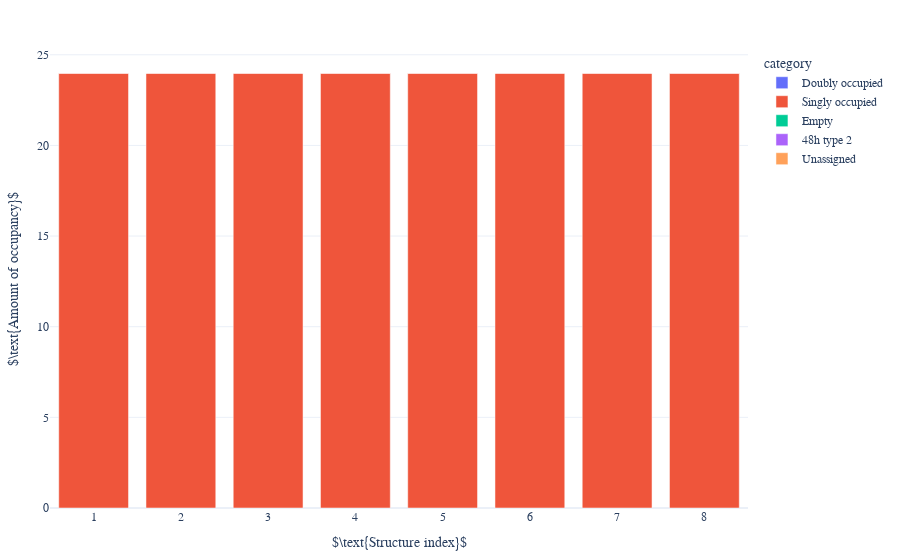
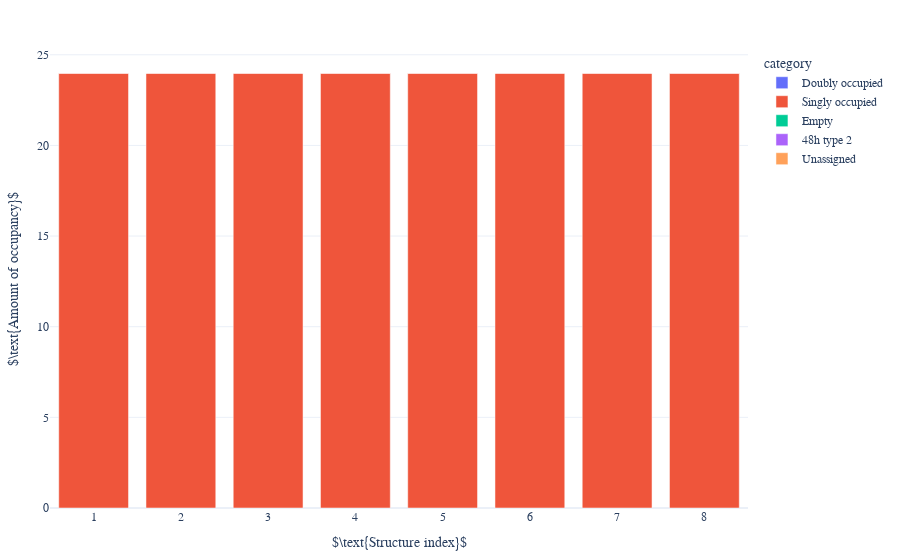
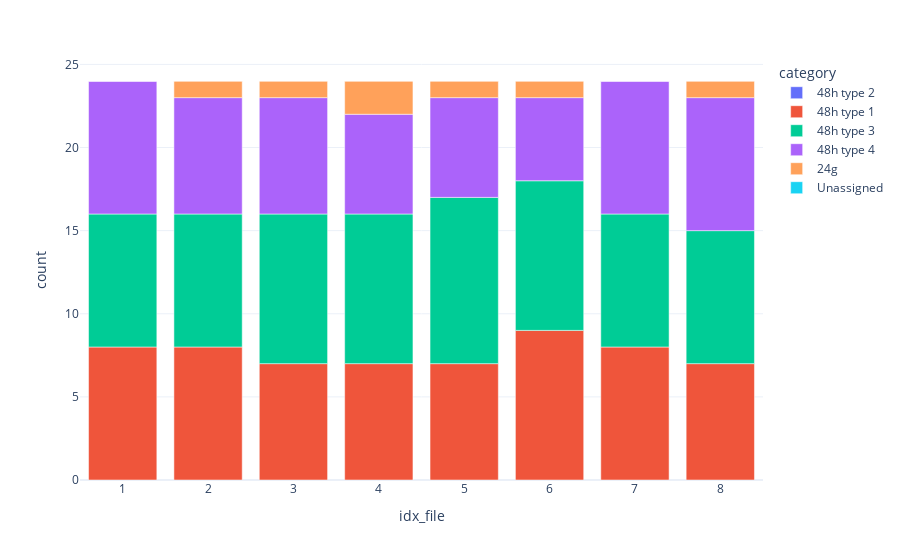
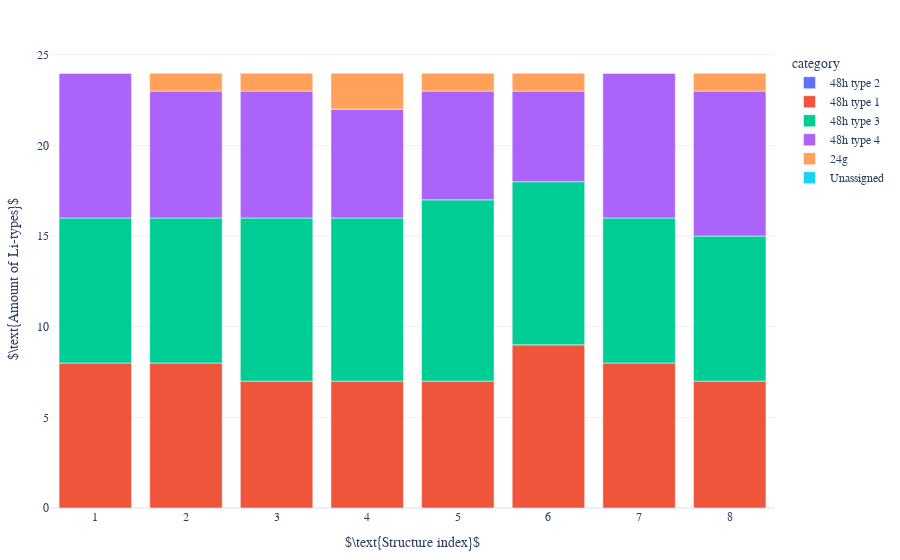

The notebook cell saved with these charts, in order:
### Code cell
dataframe = df_mapping_metainfo
sorted = "False"

move_by_occupancy.get_occupancy(dataframe, coor_ref_structure_48n24_expanded, tuple_cage_metainfo, el = "Li")
df_occupancy_strict = movement.plot_occupancy(dataframe, sorted, direc_restructure_destination, litype, activate_shiftby1_idxfile=True, strict_count=True)
df_occupancy = movement.plot_occupancy(dataframe, sorted, direc_restructure_destination, litype, activate_shiftby1_idxfile=True, strict_count=False)

move_by_tuple_cage.get_complete_closest_tuple_cage(dataframe, tuple_cage_metainfo, coor_48htype2_metainfo)
# weighing_movement(dataframe, litype)
# df_weighted = tuple_cage.get_df_movement(dataframe, to_plot = 'weight')
# # Plot.Movement.Distance.plot_distance(df_weighted, max_mapping_radius, Li_idxs="all")
# Plot.Movement.Distance.plot_distance(df_weighted, max_mapping_radius, activate_shifting_x = False, activate_diameter_line=False, Li_idxs='all')

labelling.get_amount_type(dataframe, litype, el = "Li")
# df_amount_type = mapping_labelling.plot_amount_type(dataframe, litype, el, style, category_labels)
df_amount_type = mapping_labelling.get_df_amount_type(dataframe, litype, el = "Li")
mapping_labelling.plot_amount_type(df_amount_type, sorted, direc_restructure_destination, litype, activate_shiftby1_idxfile=True, style = "bar")
print(df_amount_type.sum())

### Figure 1 — Plotly figure (JSON) as saved in the notebook; plotly's stock layout.template omitted (floating-point values rounded to 4 significant figures)
{"data": [{"alignmentgroup": "True", "hovertemplate": "category=Doubly occupied<br>idx_file=%{x}<br>count=%{y}<extra></extra>", "legendgroup": "Doubly occupied", "marker": {"color": "#636efa", "pattern": {"shape": ""}}, "name": "Doubly occupied", "offsetgroup": "Doubly occupied", "orientation": "v", "showlegend": true, "textposition": "auto", "type": "bar", "x": [1, 2, 3, 4, 5, 6, 7, 8], "xaxis": "x", "y": [0, 0, 0, 0, 0, 0, 0, 0], "yaxis": "y"}, {"alignmentgroup": "True", "hovertemplate": "category=Singly occupied<br>idx_file=%{x}<br>count=%{y}<extra></extra>", "legendgroup": "Singly occupied", "marker": {"color": "#EF553B", "pattern": {"shape": ""}}, "name": "Singly occupied", "offsetgroup": "Singly occupied", "orientation": "v", "showlegend": true, "textposition": "auto", "type": "bar", "x": [1, 2, 3, 4, 5, 6, 7, 8], "xaxis": "x", "y": [24, 24, 24, 24, 24, 24, 24, 24], "yaxis": "y"}, {"alignmentgroup": "True", "hovertemplate": "category=Empty<br>idx_file=%{x}<br>count=%{y}<extra></extra>", "legendgroup": "Empty", "marker": {"color": "#00cc96", "pattern": {"shape": ""}}, "name": "Empty", "offsetgroup": "Empty", "orientation": "v", "showlegend": true, "textposition": "auto", "type": "bar", "x": [1, 2, 3, 4, 5, 6, 7, 8], "xaxis": "x", "y": [0, 0, 0, 0, 0, 0, 0, 0], "yaxis": "y"}, {"alignmentgroup": "True", "hovertemplate": "category=48h type 2<br>idx_file=%{x}<br>count=%{y}<extra></extra>", "legendgroup": "48h type 2", "marker": {"color": "#ab63fa", "pattern": {"shape": ""}}, "name": "48h type 2", "offsetgroup": "48h type 2", "orientation": "v", "showlegend": true, "textposition": "auto", "type": "bar", "x": [1, 2, 3, 4, 5, 6, 7, 8], "xaxis": "x", "y": [0, 0, 0, 0, 0, 0, 0, 0], "yaxis": "y"}, {"alignmentgroup": "True", "hovertemplate": "category=Unassigned<br>idx_file=%{x}<br>count=%{y}<extra></extra>", "legendgroup": "Unassigned", "marker": {"color": "#FFA15A", "pattern": {"shape": ""}}, "name": "Unassigned", "offsetgroup": "Unassigned", "orientation": "v", "showlegend": true, "textposition": "auto", "type": "bar", "x": [1, 2, 3, 4, 5, 6, 7, 8], "xaxis": "x", "y": [0, 0, 0, 0, 0, 0, 0, 0], "yaxis": "y"}], "layout": {"barmode": "relative", "font": {"family": "serif", "size": 12}, "legend": {"title": {"text": "category"}, "tracegroupgap": 0}, "margin": {"b": 50, "l": 20, "r": 20, "t": 50}, "xaxis": {"anchor": "y", "domain": [0, 1], "title": {"text": "$\\text{Structure index}$"}}, "yaxis": {"anchor": "x", "domain": [0, 1], "title": {"text": "$\\text{Amount of occupancy}$"}}}}

### Figure 2 — Plotly figure (JSON) as saved in the notebook; plotly's stock layout.template omitted (floating-point values rounded to 4 significant figures)
{"data": [{"alignmentgroup": "True", "hovertemplate": "category=Doubly occupied<br>idx_file=%{x}<br>count=%{y}<extra></extra>", "legendgroup": "Doubly occupied", "marker": {"color": "#636efa", "pattern": {"shape": ""}}, "name": "Doubly occupied", "offsetgroup": "Doubly occupied", "orientation": "v", "showlegend": true, "textposition": "auto", "type": "bar", "x": [1, 2, 3, 4, 5, 6, 7, 8], "xaxis": "x", "y": [0, 0, 0, 0, 0, 0, 0, 0], "yaxis": "y"}, {"alignmentgroup": "True", "hovertemplate": "category=Singly occupied<br>idx_file=%{x}<br>count=%{y}<extra></extra>", "legendgroup": "Singly occupied", "marker": {"color": "#EF553B", "pattern": {"shape": ""}}, "name": "Singly occupied", "offsetgroup": "Singly occupied", "orientation": "v", "showlegend": true, "textposition": "auto", "type": "bar", "x": [1, 2, 3, 4, 5, 6, 7, 8], "xaxis": "x", "y": [24, 24, 24, 24, 24, 24, 24, 24], "yaxis": "y"}, {"alignmentgroup": "True", "hovertemplate": "category=Empty<br>idx_file=%{x}<br>count=%{y}<extra></extra>", "legendgroup": "Empty", "marker": {"color": "#00cc96", "pattern": {"shape": ""}}, "name": "Empty", "offsetgroup": "Empty", "orientation": "v", "showlegend": true, "textposition": "auto", "type": "bar", "x": [1, 2, 3, 4, 5, 6, 7, 8], "xaxis": "x", "y": [0, 0, 0, 0, 0, 0, 0, 0], "yaxis": "y"}, {"alignmentgroup": "True", "hovertemplate": "category=48h type 2<br>idx_file=%{x}<br>count=%{y}<extra></extra>", "legendgroup": "48h type 2", "marker": {"color": "#ab63fa", "pattern": {"shape": ""}}, "name": "48h type 2", "offsetgroup": "48h type 2", "orientation": "v", "showlegend": true, "textposition": "auto", "type": "bar", "x": [1, 2, 3, 4, 5, 6, 7, 8], "xaxis": "x", "y": [0, 0, 0, 0, 0, 0, 0, 0], "yaxis": "y"}, {"alignmentgroup": "True", "hovertemplate": "category=Unassigned<br>idx_file=%{x}<br>count=%{y}<extra></extra>", "legendgroup": "Unassigned", "marker": {"color": "#FFA15A", "pattern": {"shape": ""}}, "name": "Unassigned", "offsetgroup": "Unassigned", "orientation": "v", "showlegend": true, "textposition": "auto", "type": "bar", "x": [1, 2, 3, 4, 5, 6, 7, 8], "xaxis": "x", "y": [0, 0, 0, 0, 0, 0, 0, 0], "yaxis": "y"}], "layout": {"barmode": "relative", "font": {"family": "serif", "size": 12}, "legend": {"title": {"text": "category"}, "tracegroupgap": 0}, "margin": {"b": 50, "l": 20, "r": 20, "t": 50}, "xaxis": {"anchor": "y", "domain": [0, 1], "title": {"text": "$\\text{Structure index}$"}}, "yaxis": {"anchor": "x", "domain": [0, 1], "title": {"text": "$\\text{Amount of occupancy}$"}}}}

### Figure 3 — Plotly figure (JSON) as saved in the notebook; plotly's stock layout.template omitted (floating-point values rounded to 4 significant figures)
{"data": [{"alignmentgroup": "True", "hovertemplate": "category=48h type 2<br>idx_file=%{x}<br>count=%{y}<extra></extra>", "legendgroup": "48h type 2", "marker": {"color": "#636efa", "pattern": {"shape": ""}}, "name": "48h type 2", "offsetgroup": "48h type 2", "orientation": "v", "showlegend": true, "textposition": "auto", "type": "bar", "x": [1, 2, 3, 4, 5, 6, 7, 8], "xaxis": "x", "y": [0, 0, 0, 0, 0, 0, 0, 0], "yaxis": "y"}, {"alignmentgroup": "True", "hovertemplate": "category=48h type 1<br>idx_file=%{x}<br>count=%{y}<extra></extra>", "legendgroup": "48h type 1", "marker": {"color": "#EF553B", "pattern": {"shape": ""}}, "name": "48h type 1", "offsetgroup": "48h type 1", "orientation": "v", "showlegend": true, "textposition": "auto", "type": "bar", "x": [1, 2, 3, 4, 5, 6, 7, 8], "xaxis": "x", "y": [8, 8, 7, 7, 7, 9, 8, 7], "yaxis": "y"}, {"alignmentgroup": "True", "hovertemplate": "category=48h type 3<br>idx_file=%{x}<br>count=%{y}<extra></extra>", "legendgroup": "48h type 3", "marker": {"color": "#00cc96", "pattern": {"shape": ""}}, "name": "48h type 3", "offsetgroup": "48h type 3", "orientation": "v", "showlegend": true, "textposition": "auto", "type": "bar", "x": [1, 2, 3, 4, 5, 6, 7, 8], "xaxis": "x", "y": [8, 8, 9, 9, 10, 9, 8, 8], "yaxis": "y"}, {"alignmentgroup": "True", "hovertemplate": "category=48h type 4<br>idx_file=%{x}<br>count=%{y}<extra></extra>", "legendgroup": "48h type 4", "marker": {"color": "#ab63fa", "pattern": {"shape": ""}}, "name": "48h type 4", "offsetgroup": "48h type 4", "orientation": "v", "showlegend": true, "textposition": "auto", "type": "bar", "x": [1, 2, 3, 4, 5, 6, 7, 8], "xaxis": "x", "y": [8, 7, 7, 6, 6, 5, 8, 8], "yaxis": "y"}, {"alignmentgroup": "True", "hovertemplate": "category=24g<br>idx_file=%{x}<br>count=%{y}<extra></extra>", "legendgroup": "24g", "marker": {"color": "#FFA15A", "pattern": {"shape": ""}}, "name": "24g", "offsetgroup": "24g", "orientation": "v", "showlegend": true, "textposition": "auto", "type": "bar", "x": [1, 2, 3, 4, 5, 6, 7, 8], "xaxis": "x", "y": [0, 1, 1, 2, 1, 1, 0, 1], "yaxis": "y"}, {"alignmentgroup": "True", "hovertemplate": "category=Unassigned<br>idx_file=%{x}<br>count=%{y}<extra></extra>", "legendgroup": "Unassigned", "marker": {"color": "#19d3f3", "pattern": {"shape": ""}}, "name": "Unassigned", "offsetgroup": "Unassigned", "orientation": "v", "showlegend": true, "textposition": "auto", "type": "bar", "x": [1, 2, 3, 4, 5, 6, 7, 8], "xaxis": "x", "y": [0, 0, 0, 0, 0, 0, 0, 0], "yaxis": "y"}], "layout": {"barmode": "relative", "legend": {"title": {"text": "category"}, "tracegroupgap": 0}, "margin": {"t": 60}, "xaxis": {"anchor": "y", "domain": [0, 1], "title": {"text": "idx_file"}}, "yaxis": {"anchor": "x", "domain": [0, 1], "title": {"text": "count"}}}}

### Figure 4 — Plotly figure (JSON) as saved in the notebook; plotly's stock layout.template omitted (floating-point values rounded to 4 significant figures)
{"data": [{"alignmentgroup": "True", "hovertemplate": "category=48h type 2<br>idx_file=%{x}<br>count=%{y}<extra></extra>", "legendgroup": "48h type 2", "marker": {"color": "#636efa", "pattern": {"shape": ""}}, "name": "48h type 2", "offsetgroup": "48h type 2", "orientation": "v", "showlegend": true, "textposition": "auto", "type": "bar", "x": [1, 2, 3, 4, 5, 6, 7, 8], "xaxis": "x", "y": [0, 0, 0, 0, 0, 0, 0, 0], "yaxis": "y"}, {"alignmentgroup": "True", "hovertemplate": "category=48h type 1<br>idx_file=%{x}<br>count=%{y}<extra></extra>", "legendgroup": "48h type 1", "marker": {"color": "#EF553B", "pattern": {"shape": ""}}, "name": "48h type 1", "offsetgroup": "48h type 1", "orientation": "v", "showlegend": true, "textposition": "auto", "type": "bar", "x": [1, 2, 3, 4, 5, 6, 7, 8], "xaxis": "x", "y": [8, 8, 7, 7, 7, 9, 8, 7], "yaxis": "y"}, {"alignmentgroup": "True", "hovertemplate": "category=48h type 3<br>idx_file=%{x}<br>count=%{y}<extra></extra>", "legendgroup": "48h type 3", "marker": {"color": "#00cc96", "pattern": {"shape": ""}}, "name": "48h type 3", "offsetgroup": "48h type 3", "orientation": "v", "showlegend": true, "textposition": "auto", "type": "bar", "x": [1, 2, 3, 4, 5, 6, 7, 8], "xaxis": "x", "y": [8, 8, 9, 9, 10, 9, 8, 8], "yaxis": "y"}, {"alignmentgroup": "True", "hovertemplate": "category=48h type 4<br>idx_file=%{x}<br>count=%{y}<extra></extra>", "legendgroup": "48h type 4", "marker": {"color": "#ab63fa", "pattern": {"shape": ""}}, "name": "48h type 4", "offsetgroup": "48h type 4", "orientation": "v", "showlegend": true, "textposition": "auto", "type": "bar", "x": [1, 2, 3, 4, 5, 6, 7, 8], "xaxis": "x", "y": [8, 7, 7, 6, 6, 5, 8, 8], "yaxis": "y"}, {"alignmentgroup": "True", "hovertemplate": "category=24g<br>idx_file=%{x}<br>count=%{y}<extra></extra>", "legendgroup": "24g", "marker": {"color": "#FFA15A", "pattern": {"shape": ""}}, "name": "24g", "offsetgroup": "24g", "orientation": "v", "showlegend": true, "textposition": "auto", "type": "bar", "x": [1, 2, 3, 4, 5, 6, 7, 8], "xaxis": "x", "y": [0, 1, 1, 2, 1, 1, 0, 1], "yaxis": "y"}, {"alignmentgroup": "True", "hovertemplate": "category=Unassigned<br>idx_file=%{x}<br>count=%{y}<extra></extra>", "legendgroup": "Unassigned", "marker": {"color": "#19d3f3", "pattern": {"shape": ""}}, "name": "Unassigned", "offsetgroup": "Unassigned", "orientation": "v", "showlegend": true, "textposition": "auto", "type": "bar", "x": [1, 2, 3, 4, 5, 6, 7, 8], "xaxis": "x", "y": [0, 0, 0, 0, 0, 0, 0, 0], "yaxis": "y"}], "layout": {"barmode": "relative", "font": {"family": "serif", "size": 12}, "legend": {"title": {"text": "category"}, "tracegroupgap": 0}, "margin": {"b": 50, "l": 20, "r": 20, "t": 50}, "xaxis": {"anchor": "y", "domain": [0, 1], "title": {"text": "$\\text{Structure index}$"}}, "yaxis": {"anchor": "x", "domain": [0, 1], "title": {"text": "$\\text{Amount of Li-types}$"}}}}
